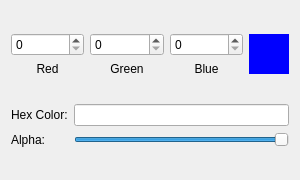
<?xml version="1.0" encoding="UTF-8"?>
<ui version="4.0">
 <class>ColorPicker_Widget</class>
 <widget class="QWidget" name="ColorPicker_Widget">
  <property name="geometry">
   <rect>
    <x>0</x>
    <y>0</y>
    <width>300</width>
    <height>180</height>
   </rect>
  </property>
  <property name="windowTitle">
   <string>Form</string>
  </property>
  <layout class="QVBoxLayout" name="verticalLayout">
   <item>
    <layout class="QHBoxLayout" name="horizontalLayout1">
     <item>
      <layout class="QGridLayout" name="gridLayout">
       <item row="0" column="0">
        <widget class="QSpinBox" name="red_spinbox">
         <property name="maximum">
          <number>255</number>
         </property>
        </widget>
       </item>
       <item row="0" column="1">
        <widget class="QSpinBox" name="green_spinbox">
         <property name="maximum">
          <number>255</number>
         </property>
        </widget>
       </item>
       <item row="0" column="2">
        <widget class="QSpinBox" name="blue_spinbox">
         <property name="maximum">
          <number>255</number>
         </property>
        </widget>
       </item>
       <item row="1" column="0">
        <widget class="QLabel" name="label">
         <property name="text">
          <string>Red</string>
         </property>
         <property name="alignment">
          <set>Qt::AlignmentFlag::AlignCenter</set>
         </property>
        </widget>
       </item>
       <item row="1" column="1">
        <widget class="QLabel" name="label_2">
         <property name="text">
          <string>Green</string>
         </property>
         <property name="alignment">
          <set>Qt::AlignmentFlag::AlignCenter</set>
         </property>
        </widget>
       </item>
       <item row="1" column="2">
        <widget class="QLabel" name="label_3">
         <property name="text">
          <string>Blue</string>
         </property>
         <property name="alignment">
          <set>Qt::AlignmentFlag::AlignCenter</set>
         </property>
        </widget>
       </item>
      </layout>
     </item>
     <item>
      <widget class="QWidget" name="color_preview" native="true">
       <property name="minimumSize">
        <size>
         <width>40</width>
         <height>40</height>
        </size>
       </property>
       <property name="maximumSize">
        <size>
         <width>40</width>
         <height>40</height>
        </size>
       </property>
       <property name="styleSheet">
        <string notr="true">background-color: rgb(0, 0, 255);</string>
       </property>
      </widget>
     </item>
    </layout>
   </item>
   <item>
    <layout class="QGridLayout" name="gridLayout_2">
     <item row="0" column="0">
      <widget class="QLabel" name="label_4">
       <property name="text">
        <string>Hex Color:</string>
       </property>
      </widget>
     </item>
     <item row="0" column="1">
      <widget class="QLineEdit" name="lineEdit"/>
     </item>
     <item row="1" column="0">
      <widget class="QLabel" name="label_5">
       <property name="text">
        <string>Alpha: </string>
       </property>
      </widget>
     </item>
     <item row="1" column="1">
      <widget class="QSlider" name="horizontalSlider">
       <property name="maximum">
        <number>100</number>
       </property>
       <property name="value">
        <number>100</number>
       </property>
       <property name="orientation">
        <enum>Qt::Orientation::Horizontal</enum>
       </property>
      </widget>
     </item>
    </layout>
   </item>
  </layout>
 </widget>
 <resources/>
 <connections/>
</ui>
